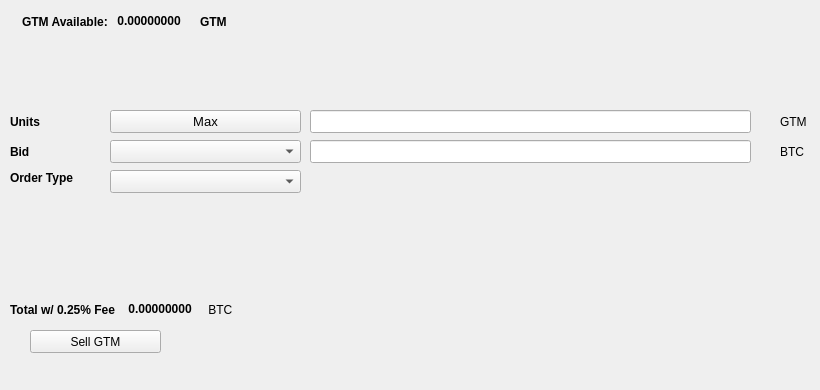
   <widget class="QWidget" name="SellTab">
    <attribute name="title">
     <string>Sell</string>
    </attribute>
    <widget class="QLabel" name="label_16">
     <property name="geometry">
      <rect>
       <x>780</x>
       <y>140</y>
       <width>31</width>
       <height>23</height>
      </rect>
     </property>
     <property name="text">
      <string>BTC</string>
     </property>
    </widget>
    <widget class="QComboBox" name="SellBidcomboBox">
     <property name="geometry">
      <rect>
       <x>110</x>
       <y>140</y>
       <width>191</width>
       <height>23</height>
      </rect>
     </property>
     <property name="font">
      <font>
       <pointsize>10</pointsize>
      </font>
     </property>
    </widget>
    <widget class="QLabel" name="label_18">
     <property name="geometry">
      <rect>
       <x>10</x>
       <y>110</y>
       <width>46</width>
       <height>23</height>
      </rect>
     </property>
     <property name="font">
      <font>
       <weight>75</weight>
       <bold>true</bold>
      </font>
     </property>
     <property name="text">
      <string>Units</string>
     </property>
    </widget>
    <widget class="QPushButton" name="Sell_Max_Amount">
     <property name="geometry">
      <rect>
       <x>110</x>
       <y>110</y>
       <width>191</width>
       <height>23</height>
      </rect>
     </property>
     <property name="font">
      <font>
       <pointsize>10</pointsize>
      </font>
     </property>
     <property name="text">
      <string>Max</string>
     </property>
    </widget>
    <widget class="QLabel" name="label_20">
     <property name="geometry">
      <rect>
       <x>10</x>
       <y>170</y>
       <width>91</width>
       <height>16</height>
      </rect>
     </property>
     <property name="font">
      <font>
       <weight>75</weight>
       <bold>true</bold>
      </font>
     </property>
     <property name="text">
      <string>Order Type</string>
     </property>
    </widget>
    <widget class="QComboBox" name="SellOrdertypeCombo">
     <property name="geometry">
      <rect>
       <x>110</x>
       <y>170</y>
       <width>191</width>
       <height>23</height>
      </rect>
     </property>
     <property name="font">
      <font>
       <pointsize>10</pointsize>
      </font>
     </property>
    </widget>
    <widget class="QLabel" name="label_21">
     <property name="geometry">
      <rect>
       <x>10</x>
       <y>140</y>
       <width>46</width>
       <height>23</height>
      </rect>
     </property>
     <property name="font">
      <font>
       <weight>75</weight>
       <bold>true</bold>
      </font>
     </property>
     <property name="text">
      <string>Bid</string>
     </property>
    </widget>
    <widget class="QLabel" name="label_22">
     <property name="geometry">
      <rect>
       <x>780</x>
       <y>110</y>
       <width>31</width>
       <height>23</height>
      </rect>
     </property>
     <property name="text">
      <string>GTM</string>
     </property>
    </widget>
    <widget class="QLineEdit" name="UnitsInputGTM">
     <property name="geometry">
      <rect>
       <x>310</x>
       <y>110</y>
       <width>441</width>
       <height>23</height>
      </rect>
     </property>
     <property name="font">
      <font>
       <pointsize>9</pointsize>
       <weight>75</weight>
       <bold>true</bold>
      </font>
     </property>
    </widget>
    <widget class="QLineEdit" name="SellBidPriceEdit">
     <property name="geometry">
      <rect>
       <x>310</x>
       <y>140</y>
       <width>441</width>
       <height>23</height>
      </rect>
     </property>
     <property name="font">
      <font>
       <pointsize>9</pointsize>
       <weight>75</weight>
       <bold>true</bold>
      </font>
     </property>
    </widget>
    <widget class="QPushButton" name="SellGTMBTN">
     <property name="geometry">
      <rect>
       <x>30</x>
       <y>330</y>
       <width>131</width>
       <height>23</height>
      </rect>
     </property>
     <property name="text">
      <string>Sell GTM</string>
     </property>
     <property name="icon">
      <iconset resource="../gentarium">
       <normaloff>:/icons/bitcoin</normaloff>:/icons/bitcoin</iconset>
     </property>
    </widget>
    <widget class="QWidget" name="layoutWidget3">
     <property name="geometry">
      <rect>
       <x>22</x>
       <y>12</y>
       <width>258</width>
       <height>19</height>
      </rect>
     </property>
     <layout class="QHBoxLayout" name="horizontalLayout">
      <item>
       <widget class="QLabel" name="label232_2">
        <property name="font">
         <font>
          <weight>75</weight>
          <bold>true</bold>
         </font>
        </property>
        <property name="text">
         <string>GTM Available:</string>
        </property>
       </widget>
      </item>
      <item>
       <widget class="QLabel" name="GTMAvailableLabel">
        <property name="palette">
         <palette>
          <active>
           <colorrole role="WindowText">
            <brush brushstyle="SolidPattern">
             <color alpha="255">
              <red>0</red>
              <green>0</green>
              <blue>0</blue>
             </color>
            </brush>
           </colorrole>
           <colorrole role="Button">
            <brush brushstyle="SolidPattern">
             <color alpha="255">
              <red>0</red>
              <green>170</green>
              <blue>0</blue>
             </color>
            </brush>
           </colorrole>
           <colorrole role="Light">
            <brush brushstyle="SolidPattern">
             <color alpha="255">
              <red>0</red>
              <green>255</green>
              <blue>0</blue>
             </color>
            </brush>
           </colorrole>
           <colorrole role="Midlight">
            <brush brushstyle="SolidPattern">
             <color alpha="255">
              <red>0</red>
              <green>212</green>
              <blue>0</blue>
             </color>
            </brush>
           </colorrole>
           <colorrole role="Dark">
            <brush brushstyle="SolidPattern">
             <color alpha="255">
              <red>0</red>
              <green>85</green>
              <blue>0</blue>
             </color>
            </brush>
           </colorrole>
           <colorrole role="Mid">
            <brush brushstyle="SolidPattern">
             <color alpha="255">
              <red>0</red>
              <green>113</green>
              <blue>0</blue>
             </color>
            </brush>
           </colorrole>
           <colorrole role="Text">
            <brush brushstyle="SolidPattern">
             <color alpha="255">
              <red>0</red>
              <green>170</green>
              <blue>0</blue>
             </color>
            </brush>
           </colorrole>
           <colorrole role="BrightText">
            <brush brushstyle="SolidPattern">
             <color alpha="255">
              <red>255</red>
              <green>255</green>
              <blue>255</blue>
             </color>
            </brush>
           </colorrole>
           <colorrole role="ButtonText">
            <brush brushstyle="SolidPattern">
             <color alpha="255">
              <red>0</red>
              <green>0</green>
              <blue>0</blue>
             </color>
            </brush>
           </colorrole>
           <colorrole role="Base">
            <brush brushstyle="SolidPattern">
             <color alpha="255">
              <red>255</red>
              <green>255</green>
              <blue>255</blue>
             </color>
            </brush>
           </colorrole>
           <colorrole role="Window">
            <brush brushstyle="SolidPattern">
             <color alpha="255">
              <red>0</red>
              <green>170</green>
              <blue>0</blue>
             </color>
            </brush>
           </colorrole>
           <colorrole role="Shadow">
            <brush brushstyle="SolidPattern">
             <color alpha="255">
              <red>0</red>
              <green>0</green>
              <blue>0</blue>
             </color>
            </brush>
           </colorrole>
           <colorrole role="AlternateBase">
            <brush brushstyle="SolidPattern">
             <color alpha="255">
              <red>127</red>
              <green>212</green>
              <blue>127</blue>
             </color>
            </brush>
           </colorrole>
           <colorrole role="ToolTipBase">
            <brush brushstyle="SolidPattern">
             <color alpha="255">
              <red>255</red>
              <green>255</green>
              <blue>220</blue>
             </color>
            </brush>
           </colorrole>
           <colorrole role="ToolTipText">
            <brush brushstyle="SolidPattern">
             <color alpha="255">
              <red>0</red>
              <green>0</green>
              <blue>0</blue>
             </color>
            </brush>
           </colorrole>
          </active>
          <inactive>
           <colorrole role="WindowText">
            <brush brushstyle="SolidPattern">
             <color alpha="255">
              <red>0</red>
              <green>0</green>
              <blue>0</blue>
             </color>
            </brush>
           </colorrole>
           <colorrole role="Button">
            <brush brushstyle="SolidPattern">
             <color alpha="255">
              <red>0</red>
              <green>170</green>
              <blue>0</blue>
             </color>
            </brush>
           </colorrole>
           <colorrole role="Light">
            <brush brushstyle="SolidPattern">
             <color alpha="255">
              <red>0</red>
              <green>255</green>
              <blue>0</blue>
             </color>
            </brush>
           </colorrole>
           <colorrole role="Midlight">
            <brush brushstyle="SolidPattern">
             <color alpha="255">
              <red>0</red>
              <green>212</green>
              <blue>0</blue>
             </color>
            </brush>
           </colorrole>
           <colorrole role="Dark">
            <brush brushstyle="SolidPattern">
             <color alpha="255">
              <red>0</red>
              <green>85</green>
              <blue>0</blue>
             </color>
            </brush>
           </colorrole>
           <colorrole role="Mid">
            <brush brushstyle="SolidPattern">
             <color alpha="255">
              <red>0</red>
              <green>113</green>
              <blue>0</blue>
             </color>
            </brush>
           </colorrole>
           <colorrole role="Text">
            <brush brushstyle="SolidPattern">
             <color alpha="255">
              <red>0</red>
              <green>170</green>
              <blue>0</blue>
             </color>
            </brush>
           </colorrole>
           <colorrole role="BrightText">
            <brush brushstyle="SolidPattern">
             <color alpha="255">
              <red>255</red>
              <green>255</green>
              <blue>255</blue>
             </color>
            </brush>
           </colorrole>
           <colorrole role="ButtonText">
            <brush brushstyle="SolidPattern">
             <color alpha="255">
              <red>0</red>
              <green>0</green>
              <blue>0</blue>
             </color>
            </brush>
           </colorrole>
           <colorrole role="Base">
            <brush brushstyle="SolidPattern">
             <color alpha="255">
              <red>255</red>
              <green>255</green>
              <blue>255</blue>
             </color>
            </brush>
           </colorrole>
           <colorrole role="Window">
            <brush brushstyle="SolidPattern">
             <color alpha="255">
              <red>0</red>
              <green>170</green>
              <blue>0</blue>
             </color>
            </brush>
           </colorrole>
           <colorrole role="Shadow">
            <brush brushstyle="SolidPattern">
             <color alpha="255">
              <red>0</red>
              <green>0</green>
              <blue>0</blue>
             </color>
            </brush>
           </colorrole>
           <colorrole role="AlternateBase">
            <brush brushstyle="SolidPattern">
             <color alpha="255">
              <red>127</red>
              <green>212</green>
              <blue>127</blue>
             </color>
            </brush>
           </colorrole>
           <colorrole role="ToolTipBase">
            <brush brushstyle="SolidPattern">
             <color alpha="255">
              <red>255</red>
              <green>255</green>
              <blue>220</blue>
             </color>
            </brush>
           </colorrole>
           <colorrole role="ToolTipText">
            <brush brushstyle="SolidPattern">
             <color alpha="255">
              <red>0</red>
              <green>0</green>
              <blue>0</blue>
             </color>
            </brush>
           </colorrole>
          </inactive>
          <disabled>
           <colorrole role="WindowText">
            <brush brushstyle="SolidPattern">
             <color alpha="255">
              <red>0</red>
              <green>85</green>
              <blue>0</blue>
             </color>
            </brush>
           </colorrole>
           <colorrole role="Button">
            <brush brushstyle="SolidPattern">
             <color alpha="255">
              <red>0</red>
              <green>170</green>
              <blue>0</blue>
             </color>
            </brush>
           </colorrole>
           <colorrole role="Light">
            <brush brushstyle="SolidPattern">
             <color alpha="255">
              <red>0</red>
              <green>255</green>
              <blue>0</blue>
             </color>
            </brush>
           </colorrole>
           <colorrole role="Midlight">
            <brush brushstyle="SolidPattern">
             <color alpha="255">
              <red>0</red>
              <green>212</green>
              <blue>0</blue>
             </color>
            </brush>
           </colorrole>
           <colorrole role="Dark">
            <brush brushstyle="SolidPattern">
             <color alpha="255">
              <red>0</red>
              <green>85</green>
              <blue>0</blue>
             </color>
            </brush>
           </colorrole>
           <colorrole role="Mid">
            <brush brushstyle="SolidPattern">
             <color alpha="255">
              <red>0</red>
              <green>113</green>
              <blue>0</blue>
             </color>
            </brush>
           </colorrole>
           <colorrole role="Text">
            <brush brushstyle="SolidPattern">
             <color alpha="255">
              <red>0</red>
              <green>85</green>
              <blue>0</blue>
             </color>
            </brush>
           </colorrole>
           <colorrole role="BrightText">
            <brush brushstyle="SolidPattern">
             <color alpha="255">
              <red>255</red>
              <green>255</green>
              <blue>255</blue>
             </color>
            </brush>
           </colorrole>
           <colorrole role="ButtonText">
            <brush brushstyle="SolidPattern">
             <color alpha="255">
              <red>0</red>
              <green>85</green>
              <blue>0</blue>
             </color>
            </brush>
           </colorrole>
           <colorrole role="Base">
            <brush brushstyle="SolidPattern">
             <color alpha="255">
              <red>0</red>
              <green>170</green>
              <blue>0</blue>
             </color>
            </brush>
           </colorrole>
           <colorrole role="Window">
            <brush brushstyle="SolidPattern">
             <color alpha="255">
              <red>0</red>
              <green>170</green>
              <blue>0</blue>
             </color>
            </brush>
           </colorrole>
           <colorrole role="Shadow">
            <brush brushstyle="SolidPattern">
             <color alpha="255">
              <red>0</red>
              <green>0</green>
              <blue>0</blue>
             </color>
            </brush>
           </colorrole>
           <colorrole role="AlternateBase">
            <brush brushstyle="SolidPattern">
             <color alpha="255">
              <red>0</red>
              <green>170</green>
              <blue>0</blue>
             </color>
            </brush>
           </colorrole>
           <colorrole role="ToolTipBase">
            <brush brushstyle="SolidPattern">
             <color alpha="255">
              <red>255</red>
              <green>255</green>
              <blue>220</blue>
             </color>
            </brush>
           </colorrole>
           <colorrole role="ToolTipText">
            <brush brushstyle="SolidPattern">
             <color alpha="255">
              <red>0</red>
              <green>0</green>
              <blue>0</blue>
             </color>
            </brush>
           </colorrole>
          </disabled>
         </palette>
        </property>
        <property name="font">
         <font>
          <weight>75</weight>
          <bold>true</bold>
         </font>
        </property>
        <property name="text">
         <string> 0.00000000 </string>
        </property>
        <property name="textInteractionFlags">
         <set>Qt::LinksAccessibleByMouse|Qt::TextSelectableByKeyboard|Qt::TextSelectableByMouse</set>
        </property>
       </widget>
      </item>
      <item>
       <widget class="QLabel" name="labelGTM">
        <property name="font">
         <font>
          <weight>75</weight>
          <bold>true</bold>
         </font>
        </property>
        <property name="text">
         <string>GTM</string>
        </property>
       </widget>
      </item>
     </layout>
    </widget>
    <widget class="QWidget" name="layoutWidget">
     <property name="geometry">
      <rect>
       <x>10</x>
       <y>300</y>
       <width>268</width>
       <height>19</height>
      </rect>
     </property>
     <layout class="QHBoxLayout" name="horizontalLayout_2">
      <item>
       <widget class="QLabel" name="label_19">
        <property name="font">
         <font>
          <weight>75</weight>
          <bold>true</bold>
         </font>
        </property>
        <property name="text">
         <string>Total w/ 0.25% Fee </string>
        </property>
       </widget>
      </item>
      <item>
       <widget class="QLabel" name="SellCostLabel">
        <property name="palette">
         <palette>
          <active>
           <colorrole role="WindowText">
            <brush brushstyle="SolidPattern">
             <color alpha="255">
              <red>0</red>
              <green>0</green>
              <blue>0</blue>
             </color>
            </brush>
           </colorrole>
           <colorrole role="Button">
            <brush brushstyle="SolidPattern">
             <color alpha="255">
              <red>0</red>
              <green>170</green>
              <blue>0</blue>
             </color>
            </brush>
           </colorrole>
           <colorrole role="Light">
            <brush brushstyle="SolidPattern">
             <color alpha="255">
              <red>0</red>
              <green>255</green>
              <blue>0</blue>
             </color>
            </brush>
           </colorrole>
           <colorrole role="Midlight">
            <brush brushstyle="SolidPattern">
             <color alpha="255">
              <red>0</red>
              <green>212</green>
              <blue>0</blue>
             </color>
            </brush>
           </colorrole>
           <colorrole role="Dark">
            <brush brushstyle="SolidPattern">
             <color alpha="255">
              <red>0</red>
              <green>85</green>
              <blue>0</blue>
             </color>
            </brush>
           </colorrole>
           <colorrole role="Mid">
            <brush brushstyle="SolidPattern">
             <color alpha="255">
              <red>0</red>
              <green>113</green>
              <blue>0</blue>
             </color>
            </brush>
           </colorrole>
           <colorrole role="Text">
            <brush brushstyle="SolidPattern">
             <color alpha="255">
              <red>0</red>
              <green>170</green>
              <blue>0</blue>
             </color>
            </brush>
           </colorrole>
           <colorrole role="BrightText">
            <brush brushstyle="SolidPattern">
             <color alpha="255">
              <red>255</red>
              <green>255</green>
              <blue>255</blue>
             </color>
            </brush>
           </colorrole>
           <colorrole role="ButtonText">
            <brush brushstyle="SolidPattern">
             <color alpha="255">
              <red>0</red>
              <green>0</green>
              <blue>0</blue>
             </color>
            </brush>
           </colorrole>
           <colorrole role="Base">
            <brush brushstyle="SolidPattern">
             <color alpha="255">
              <red>255</red>
              <green>255</green>
              <blue>255</blue>
             </color>
            </brush>
           </colorrole>
           <colorrole role="Window">
            <brush brushstyle="SolidPattern">
             <color alpha="255">
              <red>0</red>
              <green>170</green>
              <blue>0</blue>
             </color>
            </brush>
           </colorrole>
           <colorrole role="Shadow">
            <brush brushstyle="SolidPattern">
             <color alpha="255">
              <red>0</red>
              <green>0</green>
              <blue>0</blue>
             </color>
            </brush>
           </colorrole>
           <colorrole role="AlternateBase">
            <brush brushstyle="SolidPattern">
             <color alpha="255">
              <red>127</red>
              <green>212</green>
              <blue>127</blue>
             </color>
            </brush>
           </colorrole>
           <colorrole role="ToolTipBase">
            <brush brushstyle="SolidPattern">
             <color alpha="255">
              <red>255</red>
              <green>255</green>
              <blue>220</blue>
             </color>
            </brush>
           </colorrole>
           <colorrole role="ToolTipText">
            <brush brushstyle="SolidPattern">
             <color alpha="255">
              <red>0</red>
              <green>0</green>
              <blue>0</blue>
             </color>
            </brush>
           </colorrole>
          </active>
          <inactive>
           <colorrole role="WindowText">
            <brush brushstyle="SolidPattern">
             <color alpha="255">
              <red>0</red>
              <green>0</green>
              <blue>0</blue>
             </color>
            </brush>
           </colorrole>
           <colorrole role="Button">
            <brush brushstyle="SolidPattern">
             <color alpha="255">
              <red>0</red>
              <green>170</green>
              <blue>0</blue>
             </color>
            </brush>
           </colorrole>
           <colorrole role="Light">
            <brush brushstyle="SolidPattern">
             <color alpha="255">
              <red>0</red>
              <green>255</green>
              <blue>0</blue>
             </color>
            </brush>
           </colorrole>
           <colorrole role="Midlight">
            <brush brushstyle="SolidPattern">
             <color alpha="255">
              <red>0</red>
              <green>212</green>
              <blue>0</blue>
             </color>
            </brush>
           </colorrole>
           <colorrole role="Dark">
            <brush brushstyle="SolidPattern">
             <color alpha="255">
              <red>0</red>
              <green>85</green>
              <blue>0</blue>
             </color>
            </brush>
           </colorrole>
           <colorrole role="Mid">
            <brush brushstyle="SolidPattern">
             <color alpha="255">
              <red>0</red>
              <green>113</green>
              <blue>0</blue>
             </color>
            </brush>
           </colorrole>
           <colorrole role="Text">
            <brush brushstyle="SolidPattern">
             <color alpha="255">
              <red>0</red>
              <green>170</green>
              <blue>0</blue>
             </color>
            </brush>
           </colorrole>
           <colorrole role="BrightText">
            <brush brushstyle="SolidPattern">
             <color alpha="255">
              <red>255</red>
              <green>255</green>
              <blue>255</blue>
             </color>
            </brush>
           </colorrole>
           <colorrole role="ButtonText">
            <brush brushstyle="SolidPattern">
             <color alpha="255">
              <red>0</red>
              <green>0</green>
              <blue>0</blue>
             </color>
            </brush>
           </colorrole>
           <colorrole role="Base">
            <brush brushstyle="SolidPattern">
             <color alpha="255">
              <red>255</red>
              <green>255</green>
              <blue>255</blue>
             </color>
            </brush>
           </colorrole>
           <colorrole role="Window">
            <brush brushstyle="SolidPattern">
             <color alpha="255">
              <red>0</red>
              <green>170</green>
              <blue>0</blue>
             </color>
            </brush>
           </colorrole>
           <colorrole role="Shadow">
            <brush brushstyle="SolidPattern">
             <color alpha="255">
              <red>0</red>
              <green>0</green>
              <blue>0</blue>
             </color>
            </brush>
           </colorrole>
           <colorrole role="AlternateBase">
            <brush brushstyle="SolidPattern">
             <color alpha="255">
              <red>127</red>
              <green>212</green>
              <blue>127</blue>
             </color>
            </brush>
           </colorrole>
           <colorrole role="ToolTipBase">
            <brush brushstyle="SolidPattern">
             <color alpha="255">
              <red>255</red>
              <green>255</green>
              <blue>220</blue>
             </color>
            </brush>
           </colorrole>
           <colorrole role="ToolTipText">
            <brush brushstyle="SolidPattern">
             <color alpha="255">
              <red>0</red>
              <green>0</green>
              <blue>0</blue>
             </color>
            </brush>
           </colorrole>
          </inactive>
          <disabled>
           <colorrole role="WindowText">
            <brush brushstyle="SolidPattern">
             <color alpha="255">
              <red>0</red>
              <green>85</green>
              <blue>0</blue>
             </color>
            </brush>
           </colorrole>
           <colorrole role="Button">
            <brush brushstyle="SolidPattern">
             <color alpha="255">
              <red>0</red>
              <green>170</green>
              <blue>0</blue>
             </color>
            </brush>
           </colorrole>
           <colorrole role="Light">
            <brush brushstyle="SolidPattern">
             <color alpha="255">
              <red>0</red>
              <green>255</green>
              <blue>0</blue>
             </color>
            </brush>
           </colorrole>
           <colorrole role="Midlight">
            <brush brushstyle="SolidPattern">
             <color alpha="255">
              <red>0</red>
              <green>212</green>
              <blue>0</blue>
             </color>
            </brush>
           </colorrole>
           <colorrole role="Dark">
            <brush brushstyle="SolidPattern">
             <color alpha="255">
              <red>0</red>
              <green>85</green>
              <blue>0</blue>
             </color>
            </brush>
           </colorrole>
           <colorrole role="Mid">
            <brush brushstyle="SolidPattern">
             <color alpha="255">
              <red>0</red>
              <green>113</green>
              <blue>0</blue>
             </color>
            </brush>
           </colorrole>
           <colorrole role="Text">
            <brush brushstyle="SolidPattern">
             <color alpha="255">
              <red>0</red>
              <green>85</green>
              <blue>0</blue>
             </color>
            </brush>
           </colorrole>
           <colorrole role="BrightText">
            <brush brushstyle="SolidPattern">
             <color alpha="255">
              <red>255</red>
              <green>255</green>
              <blue>255</blue>
             </color>
            </brush>
           </colorrole>
           <colorrole role="ButtonText">
            <brush brushstyle="SolidPattern">
             <color alpha="255">
              <red>0</red>
              <green>85</green>
              <blue>0</blue>
             </color>
            </brush>
           </colorrole>
           <colorrole role="Base">
            <brush brushstyle="SolidPattern">
             <color alpha="255">
              <red>0</red>
              <green>170</green>
              <blue>0</blue>
             </color>
            </brush>
           </colorrole>
           <colorrole role="Window">
            <brush brushstyle="SolidPattern">
             <color alpha="255">
              <red>0</red>
              <green>170</green>
              <blue>0</blue>
             </color>
            </brush>
           </colorrole>
           <colorrole role="Shadow">
            <brush brushstyle="SolidPattern">
             <color alpha="255">
              <red>0</red>
              <green>0</green>
              <blue>0</blue>
             </color>
            </brush>
           </colorrole>
           <colorrole role="AlternateBase">
            <brush brushstyle="SolidPattern">
             <color alpha="255">
              <red>0</red>
              <green>170</green>
              <blue>0</blue>
             </color>
            </brush>
           </colorrole>
           <colorrole role="ToolTipBase">
            <brush brushstyle="SolidPattern">
             <color alpha="255">
              <red>255</red>
              <green>255</green>
              <blue>220</blue>
             </color>
            </brush>
           </colorrole>
           <colorrole role="ToolTipText">
            <brush brushstyle="SolidPattern">
             <color alpha="255">
              <red>0</red>
              <green>0</green>
              <blue>0</blue>
             </color>
            </brush>
           </colorrole>
          </disabled>
         </palette>
        </property>
        <property name="font">
         <font>
          <weight>75</weight>
          <bold>true</bold>
         </font>
        </property>
        <property name="autoFillBackground">
         <bool>false</bool>
        </property>
        <property name="text">
         <string> 0.00000000</string>
        </property>
        <property name="textInteractionFlags">
         <set>Qt::LinksAccessibleByMouse|Qt::TextSelectableByMouse</set>
        </property>
       </widget>
      </item>
      <item>
       <widget class="QLabel" name="label_17">
        <property name="font">
         <font>
          <weight>50</weight>
          <bold>false</bold>
         </font>
        </property>
        <property name="text">
         <string> BTC</string>
        </property>
       </widget>
      </item>
     </layout>
    </widget>
    <widget class="QLabel" name="label_23">
     <property name="geometry">
      <rect>
       <x>460</x>
       <y>300</y>
       <width>281</width>
       <height>81</height>
      </rect>
     </property>
     <property name="text">
      <string/>
     </property>
     <property name="pixmap">
      <pixmap>:/images/bittrex</pixmap>
     </property>
    </widget>
   </widget>
